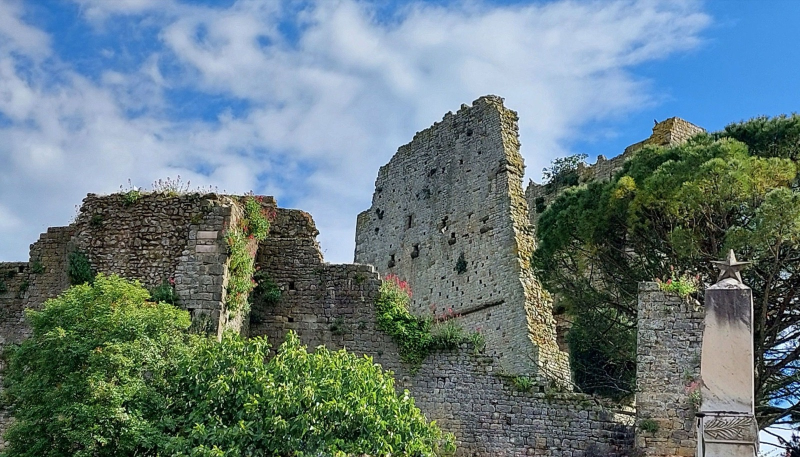
#> input picture assets/images/civitella-rocca.jpg, 1600 x 914 px, found by its file name (shown at 1/2 size)
$ python -i genera_anteprime.py   (imports and definitions only)
#> lines starting #> are read from the running program, lines starting #| are printed output that depends on the picture
"""Genera le anteprime per i social (Open Graph) e i relativi tag <meta> in ogni pagina.

Uso, dalla radice del repository:  python3 tools/genera_anteprime.py   (serve Pillow: pip install pillow)

Per ogni pagina dell'elenco PAGINE:
- crea assets/social/<nome>.jpg a 1200x630, la misura usata da Facebook, WhatsApp, LinkedIn e X.
  Se la pagina ha una sua foto, la foto fa da sfondo, con il credito dell'autore; altrimenti lo
  sfondo è il gradiente dell'intestazione del sito. Non si usa mai la foto di un altro luogo;
- scrive nella <head> il blocco tra <!-- anteprima social --> e <!-- /anteprima social -->
  (og:*, twitter:*, link canonical). Titolo e descrizione vengono da <title> e
  <meta name="description"> della pagina, così restano sempre allineati.

Dopo aver cambiato titolo, descrizione o foto di una pagina, rilanciare lo script.
Facebook conserva in cache le anteprime: per aggiornarle subito si usa
https://developers.facebook.com/tools/debug/ ("Recupera di nuovo").
"""
import html
import os
import re

from PIL import Image, ImageDraw, ImageFont

RADICE = os.path.dirname(os.path.dirname(os.path.abspath(__file__)))
SITO = "https://fabriziomartini.github.io/civitella-in-pillole/"
LARGO, ALTO = 1200, 630
MARGINE = 72

FONT_TITOLO = os.path.join(RADICE, "tools", "fonts", "plus-jakarta-sans-latin-800-normal.woff")
FONT_TESTO = os.path.join(RADICE, "tools", "fonts", "plus-jakarta-sans-latin-500-normal.woff")

INK = (54, 42, 30)
TERRACOTTA = (193, 96, 47)
TERRACOTTA_SCURO = (150, 71, 31)
ORO = (210, 149, 47)

FRAZIONE = "Frazione di Civitella in Val di Chiana"
COMUNE = "Civitella in Val di Chiana"

# pagina, nome immagine, titolo sulla card, sottotitolo, foto (o None), credito della foto
PAGINE = [
    ("index.html", "home", "Civitella in Pillole", "Storia, frazioni e memoria di Civitella in Val di Chiana",
     "civitella-rocca.jpg", "Foto: Argentieri.Andrea, CC BY-SA 4.0"),
    ("storia.html", "storia", "Storia", COMUNE,
     "eccidio-monumento.jpg", "Foto: Anna.Massini, CC BY 4.0"),
    ("geografia.html", "geografia", "Geografia e territorio", COMUNE,
     "valdichiana-panorama.jpg", "Foto: Paolo Menchetti (PMM), CC BY-SA 4.0"),
    ("frazioni.html", "frazioni", "Le frazioni", COMUNE, None, None),
    ("patrimonio.html", "patrimonio", "Il patrimonio del territorio", COMUNE, None, None),
    ("lavoro-e-sapori.html", "lavoro-e-sapori", "Lavoro e sapori", COMUNE, None, None),
    ("feste-e-associazioni.html", "feste-e-associazioni", "Feste e associazioni", COMUNE, None, None),
    ("amministrazione.html", "amministrazione", "Amministrazione", COMUNE, None, None),
    ("fonti.html", "fonti", "Le fonti del sito", COMUNE, None, None),
    ("quiz.html", "quiz", "Quanto conosci Civitella?", "Il quiz: 15 domande su storia, frazioni e territorio", None, None),
    ("frazioni/civitella.html", "civitella", "Civitella", "Il capoluogo storico del comune",
     "civitella-rocca.jpg", "Foto: Argentieri.Andrea, CC BY-SA 4.0"),
    ("frazioni/albergo.html", "albergo", "Albergo", FRAZIONE, None, None),
    ("frazioni/badia-al-pino.html", "badia-al-pino", "Badia al Pino", FRAZIONE,
     "badia-al-pino-san-bartolomeo.jpg", "Foto: LigaDue, CC BY-SA 4.0"),
    ("frazioni/ciggiano.html", "ciggiano", "Ciggiano", FRAZIONE,
     "ciggiano-san-biagio.jpg", "Foto: LigaDue, CC BY-SA 4.0"),
    ("frazioni/cornia.html", "cornia", "Cornia", FRAZIONE,
     "cornia-san-michele-arcangelo.jpg", "Foto: LigaDue, CC BY-SA 4.0"),
    ("frazioni/gebbia.html", "gebbia", "Gebbia", FRAZIONE, None, None),
    ("frazioni/oliveto.html", "oliveto", "Oliveto", FRAZIONE,
     "oliveto-villa-mazzi.jpg", "Foto: LigaDue, CC BY-SA 4.0"),
    ("frazioni/pieve-a-maiano.html", "pieve-a-maiano", "Pieve a Maiano", FRAZIONE,
     "pieve-a-maiano-chiesa.jpg", "Foto: LigaDue, CC BY-SA 4.0"),
    ("frazioni/pieve-al-toppo.html", "pieve-al-toppo", "Pieve al Toppo", FRAZIONE, None, None),
    ("frazioni/ponticino.html", "ponticino", "Ponticino", FRAZIONE, None, None),
    ("frazioni/spoiano.html", "spoiano", "Spoiano", FRAZIONE, None, None),
    ("frazioni/tegoleto.html", "tegoleto", "Tegoleto", FRAZIONE, None, None),
    ("frazioni/tuori.html", "tuori", "Tuori", FRAZIONE,
     "tuori-santi-giorgio-e-luca.jpg", "Foto: LigaDue, CC BY-SA 4.0"),
    ("frazioni/viciomaggio.html", "viciomaggio", "Viciomaggio", FRAZIONE,
     "viciomaggio-veduta.jpg", "Foto: Undini Alessio, pubblico dominio"),
    ("frazioni/borghi-minori.html", "borghi-minori", "Borghi e località minori", COMUNE, None, None),
]


# [10 lines left out: function gradiente, not called in this run]


def sfondo_foto(nome):
    """Foto ritagliata a 1200x630 al centro, scurita a sinistra e in basso perché il testo si legga."""
#> called with nome = '../assets/images/civitella-rocca.jpg'
    foto = Image.open(os.path.join(RADICE, "assets", "images", nome)).convert("RGB")
#> foto is the input picture: PIL image 1600x914 RGB; mean R, G, B 103.1, 122.5, 125.2
    scala = max(LARGO / foto.width, ALTO / foto.height)
#> scala = 0.75
    foto = foto.resize((round(foto.width * scala), round(foto.height * scala)), Image.LANCZOS)
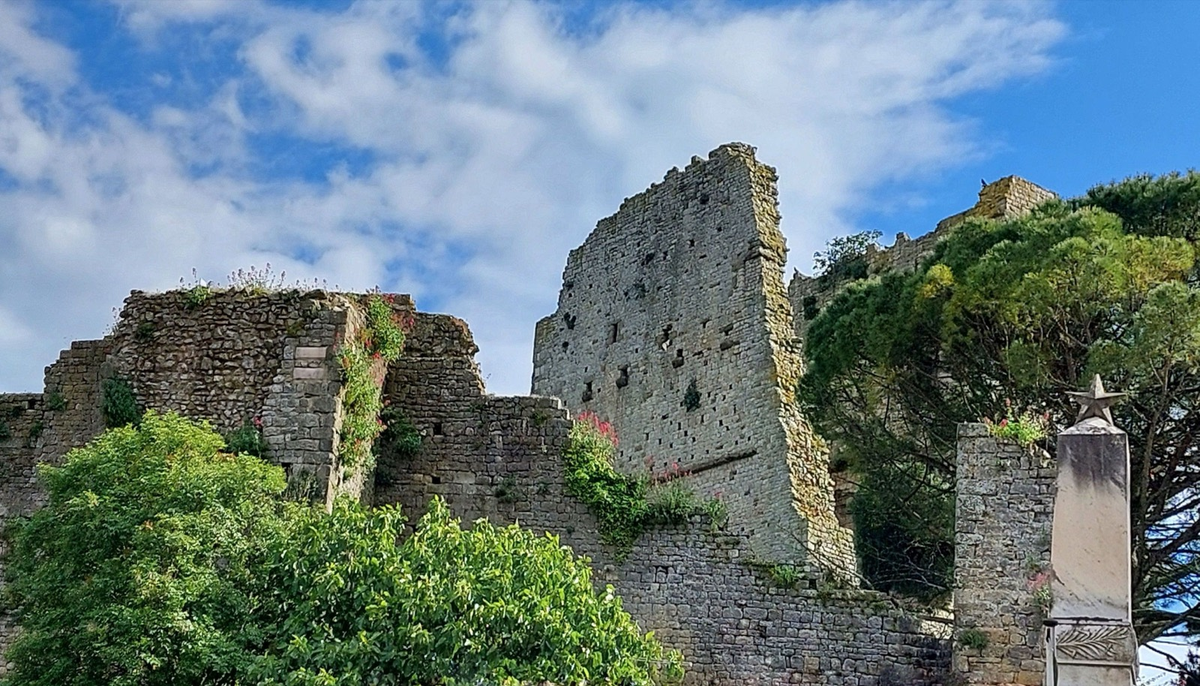
#> foto: PIL image 1200x686 RGB; mean R, G, B 103.2, 122.5, 125.3
    x, y = (foto.width - LARGO) // 2, (foto.height - ALTO) // 2
#> x = 0; y = 28
    foto = foto.crop((x, y, x + LARGO, y + ALTO))
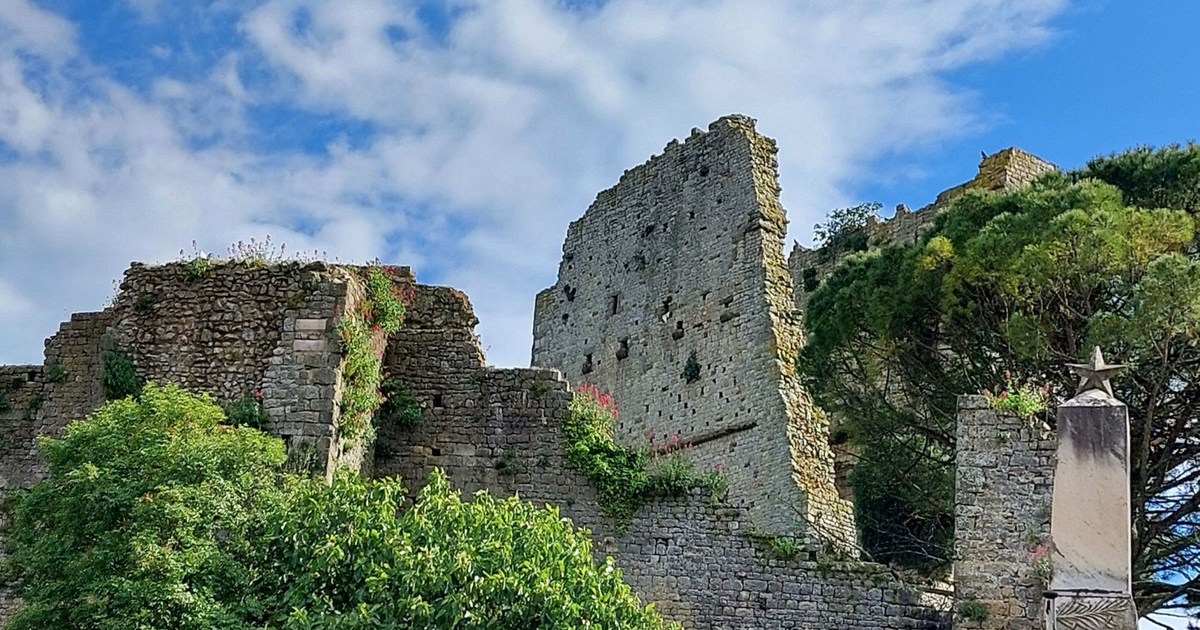
#> foto: PIL image 1200x630 RGB; mean R, G, B 103.5, 122.2, 123.9
    velo = Image.new("L", (LARGO, ALTO))
#> velo: PIL image 1200x630 L; every value is 0
    pv = velo.load()
    for yy in range(ALTO):
        for xx in range(LARGO):
            sinistra = max(0.0, 1 - xx / (LARGO * 0.85))
            basso = max(0.0, (yy - ALTO * 0.35) / (ALTO * 0.65))
            pv[xx, yy] = round(255 * min(0.88, 0.28 + 0.5 * sinistra + 0.45 * basso))
    return Image.composite(Image.new("RGB", (LARGO, ALTO), INK), foto, velo)
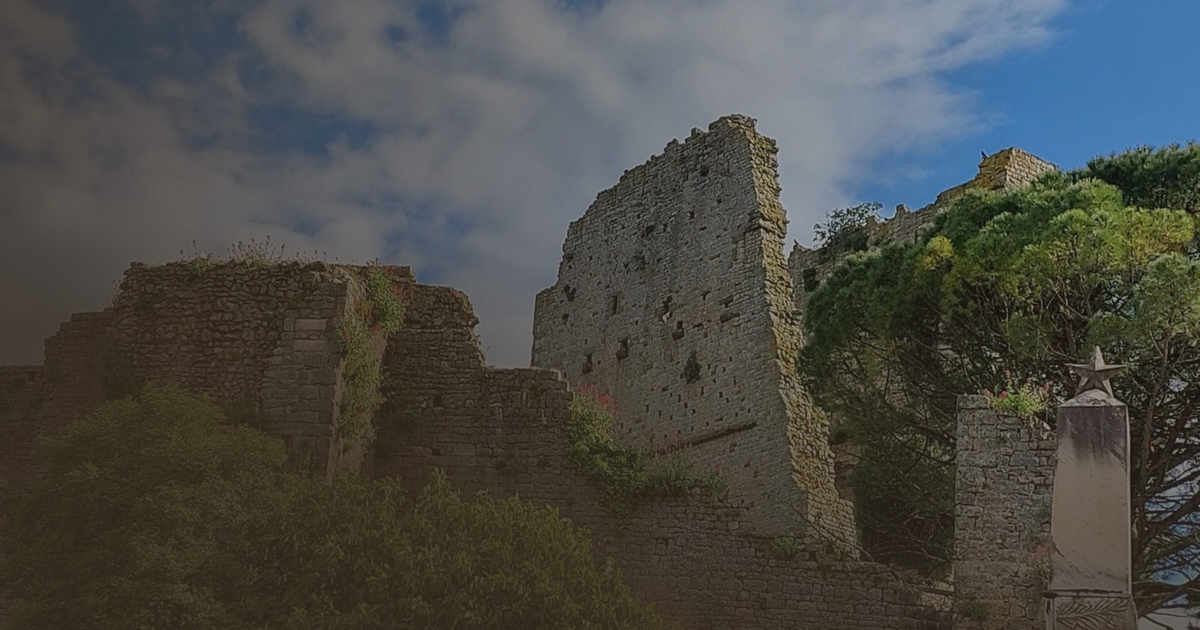
#> returned value: PIL image 1200x630 RGB; mean R, G, B 74.1, 74.7, 70.7


# [44 lines left out: functions a_capo, card, not called in this run]


def leggi(contenuto, schema):
    m = re.search(schema, contenuto, re.S)
    return html.unescape(re.sub(r"\s+", " ", m.group(1)).strip()) if m else ""


# [39 lines left out: functions tag, main, not called in this run]


# [2 lines not run here, left out]

>>> result = sfondo_foto('../assets/images/civitella-rocca.jpg')
